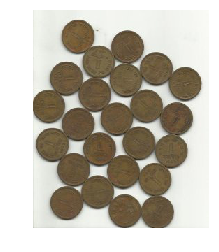
#> input picture ex7/coins.png, 219 x 252 px, found by its file name
$ jupyter execute --allow-errors jos.ipynb
#> lines starting #> are read from the running program, lines starting #| are printed output that depends on the picture; after the words box and inside, x2 and y2 are one past the last pixel; in counts of white or black regions, pixels touching at a corner belong together
[cell 1]
import cv2
import numpy as np
from IPython.display import Image, display
from matplotlib import pyplot as plt

[cell 2]
# Plot the image
def imshow(img, ax=None):
	if ax is None:
		ret, encoded = cv2.imencode(".jpg", img)
		display(Image(encoded))
	else:
		ax.imshow(cv2.cvtColor(img, cv2.COLOR_BGR2RGB))
		ax.axis('off')

#Image loading
img = cv2.imread("Coins.png")
#> img is the input picture: shape (252, 219, 3); mean B, G, R 172.5, 184.2, 189.9
# Show image
imshow(img)
#> in imshow, `ret, encoded = cv2.imencode(".jpg", img)`: encoded = 18882 values, max 255 at index 0, min 0 at index 4, mean 130

[cell 3]
#image grayscale conversion
gray = cv2.cvtColor(img, cv2.COLOR_BGR2GRAY)
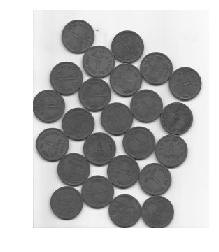
#> gray: shape (252, 219); min 32, max 255, mean 184.6
imshow(gray)

[cell 4]
#Threshold Processing
ret, bin_img = cv2.threshold(gray,
							0, 255,
							cv2.THRESH_BINARY_INV + cv2.THRESH_OTSU)
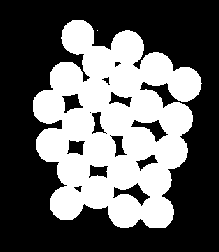
#> bin_img: shape (252, 219); 39.1% white; 2 white regions (1 under 20 px), largest, box (x1, y1, x2, y2) and area: (33, 20, 202, 228) 21553
#> ret = 167
imshow(bin_img)

[cell 5]
# noise removal
kernel = cv2.getStructuringElement(cv2.MORPH_RECT, (3, 3))
bin_img = cv2.morphologyEx(bin_img,
						cv2.MORPH_OPEN,
						kernel,
						iterations=2)
#> bin_img: shape (252, 219); 39% white; 1 white region, box (x1, y1, x2, y2) and area: (33, 20, 201, 228) 21530
imshow(bin_img)
